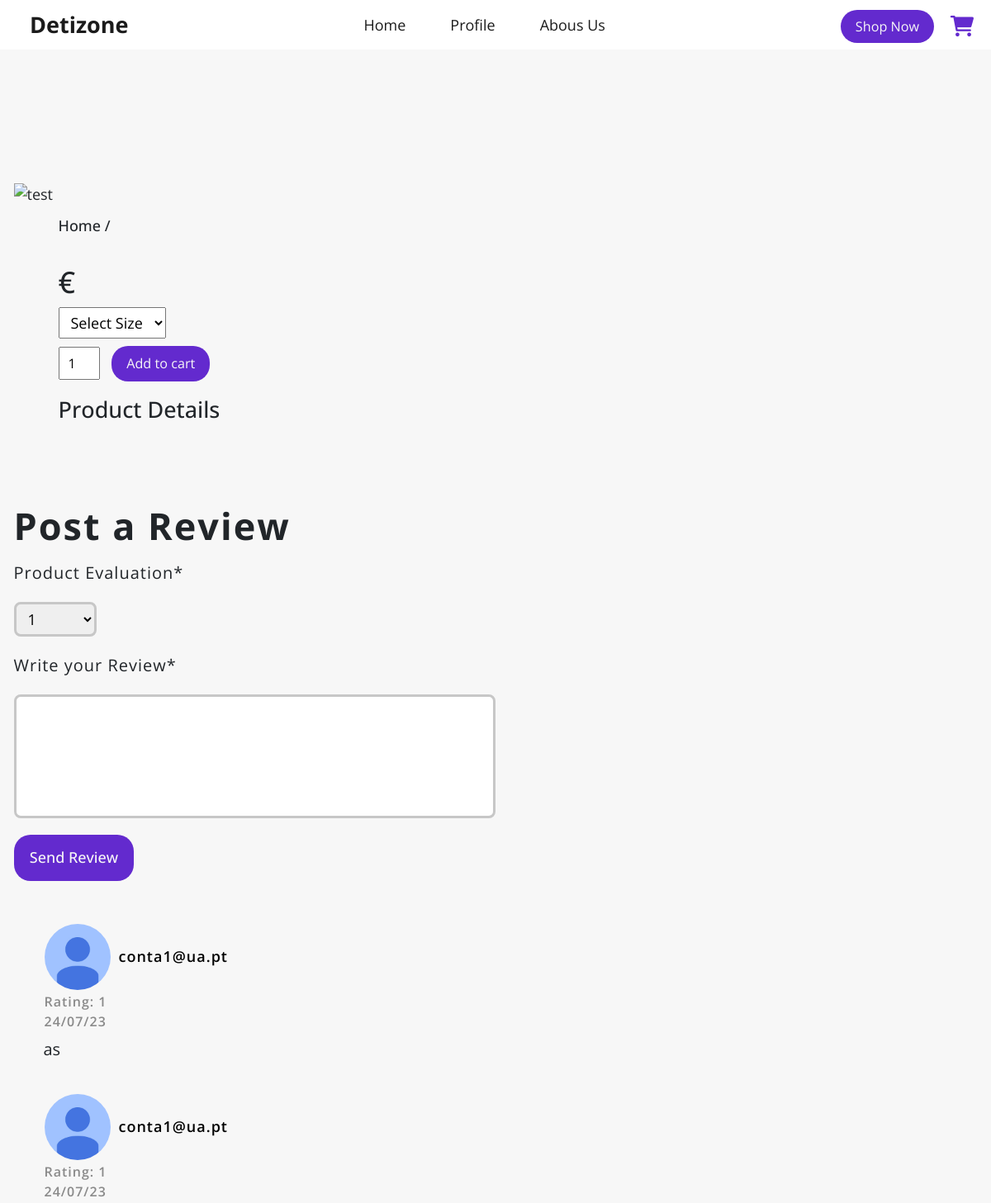
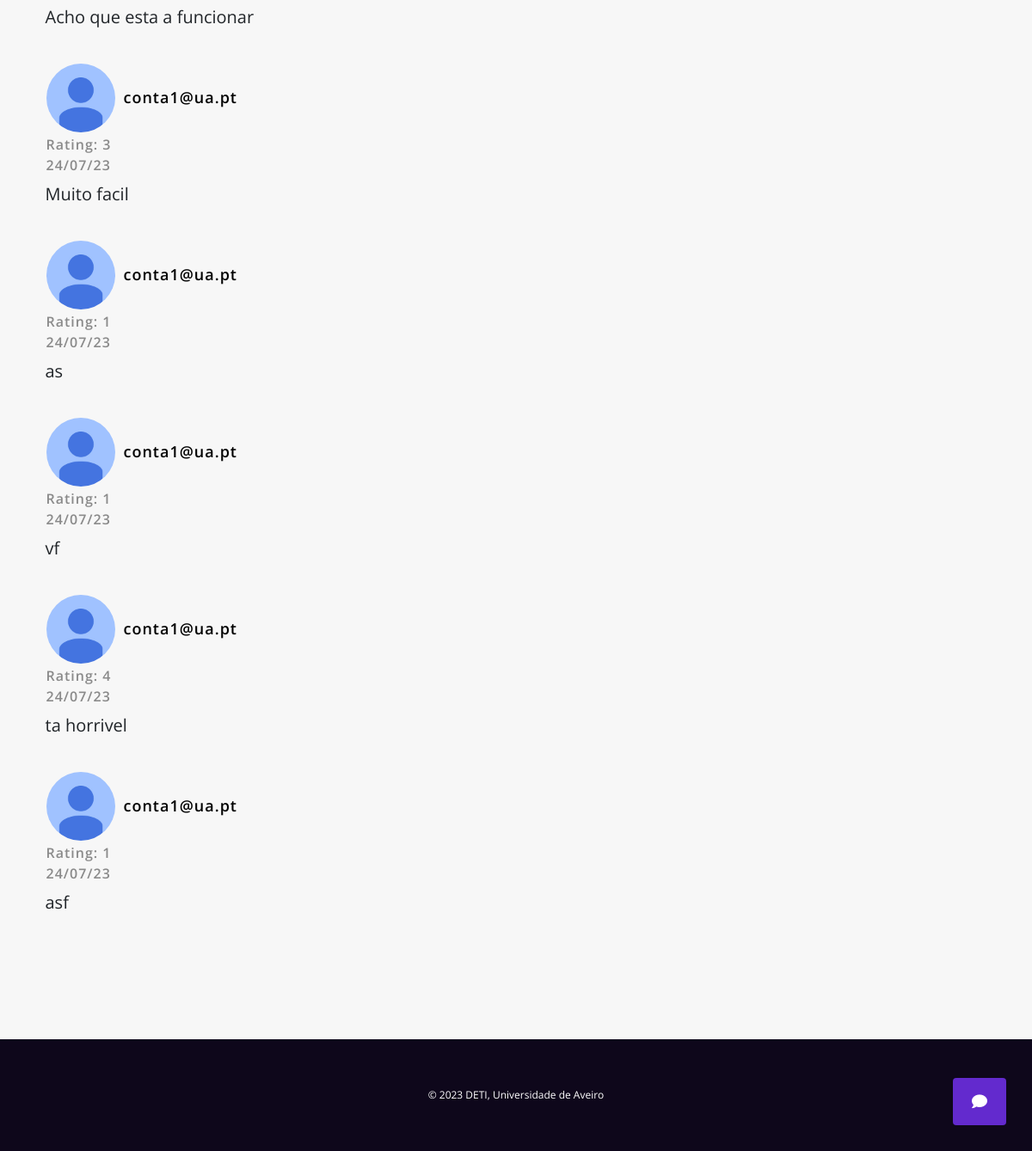
Page /product (signed in) on the committed database (2 pictures, top to bottom).
### tables this page shows
CREATE TABLE reviews ( 
        id INTEGER PRIMARY KEY AUTOINCREMENT,
        email TEXT NOT NULL,
        ratings TEXT NOT NULL,
        review TEXT NOT NULL
    );

### website/views.py (the view)
@views.route('/product', methods=['GET', 'POST'])
def product():
    if request.method == 'POST':
        value = session['value']
        product = get_products_by_name(value)
        image_path = product[4].replace("website\\static\\", "").replace("\\", "/")
        email = session['user']['email']
        ratings = request.form['ratings']
        reviews = request.form['p-review']
        add_review(email, ratings, reviews)
        return render_template('product.html', session_user = email, reviews = get_review(), product=product, image_path=image_path)
    else:
        if('user' in session):
            try:
                value = request.args.get('value')
                product = get_products_by_name(value)
                image_path = product[4].replace("website\\static\\", "").replace("\\", "/")
                session['value'] = value
                email = session['user']['email']
                return render_template('product.html', session_user = email, reviews = get_review(), product=product, image_path=image_path)
            except TypeError:
                email = session['user']['email']
                product = get_products_by_name(value)
                return render_template('product.html', session_user = email, reviews = get_review(), product=product)
        else:
            return redirect(url_for('auth.login'))

### website/database.py (called while the page is built)
def get_review():
    with sqlite3.connect(db_path) as con:
        cur = con.cursor()
        cur.execute(f"""
            SELECT review, ratings FROM reviews
            """)
        review = cur.fetchall()
        return review

def get_products_by_name(name):
    with sqlite3.connect(db_path) as con:
        cur = con.cursor()
        cur.execute(f"""
            SELECT quantity, stock, description, name, file_path, price, categories FROM products
            WHERE name = '{name}';
            """)
        products = cur.fetchone()
        return products

### website/templates/product.html (shortened to what this page needs)
{% extends "base.html" %}
{% block head %}
<link rel="stylesheet" href="{{url_for('static', filename='css/product.css')}}">
{% endblock %}
{% block body %}
<section class="container product my-5 pt-5">
    <div class="row mt-5">
        <div class="col-lg-5 col-md-12 col-12">
            <img class="img-fluid w-100 pb-1" src="{{url_for('static',filename=image_path)}}" id="MainImage" alt="test">
        </div>
        <div class="col-lg-6 mx-5 mt-2 col-md-12 col-12">
            <h6>Home / {{product[6]}}</h6>
            <h3 class="py-2">{{product[3]}}</h3>
            <h2> {{product[5]}}€ </h2>
            <select class="my-2">
                <option>Select Size</option>
            </select>
            <form method="POST" action="/add_cart">
                <input type="number" value="1" min="1" max="{{product[0]}}" name="quantity">
                <button class="action_btn">Add to cart</button>
            </form>
            <h4 class="mt-3 mb-3">Product Details</h4>
        </div>
        <section class="wrapper">
            <div class="review-container">
                <h1>Post a Review</h1>
                <form class="post-review" method="POST" action="/product">
                    <label for="evaluation">Product Evaluation*</label>
                    <select id="ratings" name="ratings">
                        <option value="1">1</option>
                    </select>
                    <label for="product-review">Write your Review*</label>
                    <textarea id="p-review" name="p-review"></textarea>
                    <button id="review-button" class="action_btn">Send Review</button>
                </form>
                <div class="reviews">
                    {% for review in reviews %}
                    <div class="review">
                        <ul class="userID">
                            <li><img src="{{url_for('static',filename='images/default.png')}}" alt="Avatar"/></li>
                            <li>{{session_user}}</li>
                        </ul>
                        <ul>
                            <li>Rating: {{review[0]}}</li>
                            <li>24/07/23</li>
                        </ul>
                        <p class="rtext">{{review[1]}}</p>
                    </div>
                    {% endfor %}
                </div>
            </div>
        </section>
    </div>
</section>
{% endblock %}

### website/templates/base.html (shortened to what this page needs)
<!DOCTYPE html>
<html lang="en">
<head>
    <link rel="stylesheet" href="{{url_for('static', filename='css/bootstrap.css')}}">
    <link
    href="https://cdnjs.cloudflare.com/ajax/libs/font-awesome/6.0.0/css/all.min.css"
    rel="stylesheet"
    />
    <link href="https://fonts.cdnfonts.com/css/amazon-ember" rel="stylesheet">
    <link rel="stylesheet" href="https://cdn.jsdelivr.net/npm/bootstrap-icons@1.10.5/font/bootstrap-icons.css">
    <link href="https://cdn.jsdelivr.net/npm/bootstrap@5.0.2/dist/css/bootstrap.min.css" rel="stylesheet">    {% block head %}{% endblock %}
    <link rel="stylesheet" href=" {{ url_for('static', filename='css/base.css') }}">
    <link rel="stylesheet" href=" {{ url_for('static', filename='css/style.css') }}">
</head>
    <header>
      <div class="navbar">
          <div class="logo"><a href="/">Detizone</a></div>
          <ul class="links">
              <li><a href="/">Home</a></li>
              <li><a href="/profile">Profile</a></li>
              <li><a href="/about">Abous Us</a></li>
          </ul>
          <div class="col-r">
            <a href="/products" class="action_btn">Shop Now</a>
            <a href="/cart" class="shop-cart"><i class="fa-solid fa-shopping-cart"></i></a>
          </div>
      </div>
  </header>
  {% block body %}
  {% endblock %}
  <form method="post" action="/conversations" id="conversationsForm">
    <button class="chatStickyBtn" id="chatStickyBtn" type="submit">
      <i class="fas fa-comment"></i>
    </button>
  </form>
  <footer class="footer">
    <div class="container">
      <p>© 2023 DETI, Universidade de Aveiro</p>
    </div>
  </footer>
</html>

### website/static/css/product.css (style rules this page uses)
* { font-family: 'Open Sans', sans-serif; font-size: 18px; }
.product select { display: block; padding: 5px 10px; }
.product input { width: 50px; height: 40px; padding-left: 10px; font-size: 16px; margin-right: 10px; }
.review-container { width: 100%; margin-top: 80px; }
.review-container h1 { font-family: 'Open Sans', sans-serif; font-weight: 700; font-size: 2.5rem; letter-spacing: 2px; }
.review-container .post-review { display: flex; flex-direction: column; width: 50%; row-gap: 20px; margin-top: 15px; }
.review-container .post-review label { font-size: 20px; letter-spacing: 1px; }
.review-container .post-review select { width: 100px; box-sizing: border-box; border: 3px solid rgb(199, 199, 199); border-radius: 8px; }
.review-container .post-review select option { font-size: 18px; }
.review-container .post-review textarea { width: 100%; height: 150px; padding: 12px 20px; box-sizing: border-box; border: 3px solid rgb(199, 199, 199); border-radius: 8px; resize: none; }
.review-container .post-review .action_btn { width: 25%; text-align: center; padding: 0.8rem 1rem; font-size: 18px; font-weight: 500; }
.review-container .reviews { display: flex; flex-direction: column; width: 80%; row-gap: 20px; margin-top: 15px; padding: 2rem; word-wrap: break-word; }
.review-container .reviews .review ul { margin: 0; padding: 1px; }
.review-container .reviews .review .userID { display: flex; flex-direction: row; align-items: center; column-gap: 10px; }
.review-container .reviews .review .userID li { color: rgb(0, 0, 0); font-size: 18px; }
.review-container .reviews .review img { border-radius: 50%; width: 80px; }
.review-container .reviews .review ul li { font-family: 'Open Sans', sans-serif; font-size: 16px; font-weight: 600; color: rgb(138, 138, 138); letter-spacing: 1px; }
.review-container .reviews .review p { font-family: 'Open Sans', sans-serif; font-size: 20px; margin-top: 6px; }

### website/static/css/base.css (style rules this page uses)
* { margin: 0; padding: 0; box-sizing: border-box; font-family: 'Open Sans', sans-serif; }
li { list-style: none; }
a { text-decoration: none; color: rgb(27, 27, 27); font-size: 1rem; transition: all 0.3s ease; }
header { position: relative; padding: 0 2rem; background-color: rgb(255,255,255); }
.navbar { width: 100%; height: 60px; max-width: 1200px; margin: 0 auto; display: flex; align-items: center; justify-content: space-between; }
.navbar .logo a { font-size: 1.5rem; font-weight: bold; }
.navbar .links { display: flex; gap: 3rem; margin: 0; padding: 0; }
.col-r .action_btn, .action_btn { background-color: rgb(99, 42, 206); font-family: 'Open Sans', sans-serif !important; color: rgb(247,247,247); padding: 0.5rem 1rem; border: none; outline: none; border-radius: 20px; font-size: 0.9rem; cursor: pointer; transition: all 0.3s ease; }
.col-r .shop-cart { position: relative; left: 15px; top: 3px; }
.col-r .shop-cart i { color: rgb(99, 42, 206); font-size: 1.4rem; }
.footer { width: 100%; background-color: rgb(14, 7, 27); padding: 20px 0; }
.footer .container { max-width: 1170px; margin: auto; }
.footer .container p { font-family: 'Open Sans', sans-serif; color: rgb(255, 255, 255); margin-bottom: 0; text-align: center; font-size: 12px; }
.chatStickyBtn { position: fixed; bottom: 30px; right: 30px; background-color: rgb(99, 42, 206); border: 0px; color: white; padding: 14px 22px; font-size: 18px; cursor: pointer; border-radius: 4px; }

### website/static/css/style.css (style rules this page uses)
.container { padding: 2rem 0; }

### rows in the picture
reviews: email "conta1@ua.pt", review "1", ratings "as"
reviews: email "conta1@ua.pt", review "1", ratings "Acho que esta a funcionar"
reviews: email "conta1@ua.pt", review "3", ratings "Muito facil"
reviews: email "conta1@ua.pt", review "1", ratings "as"
reviews: email "conta1@ua.pt", review "1", ratings "vf"
reviews: session_user "conta1@ua.pt", review "4", ratings "ta horrivel"
reviews: email "conta1@ua.pt", review "1", ratings "asf"
